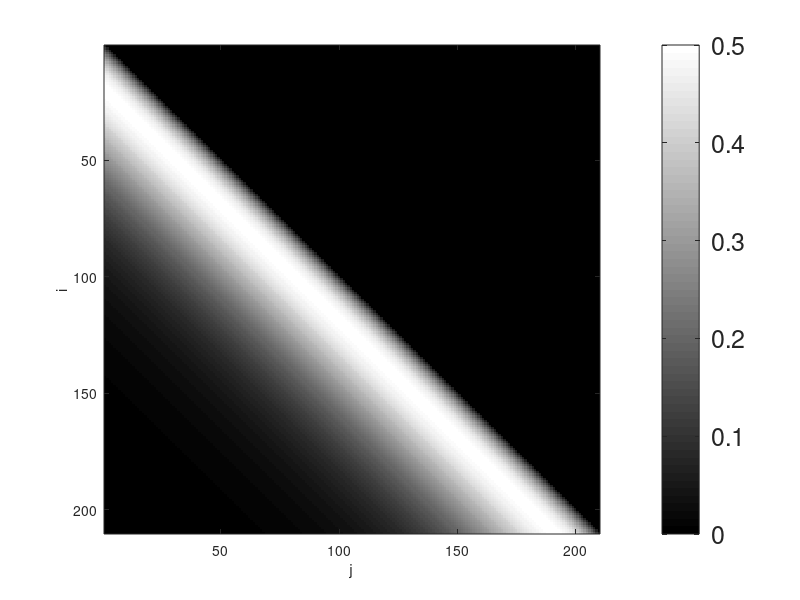
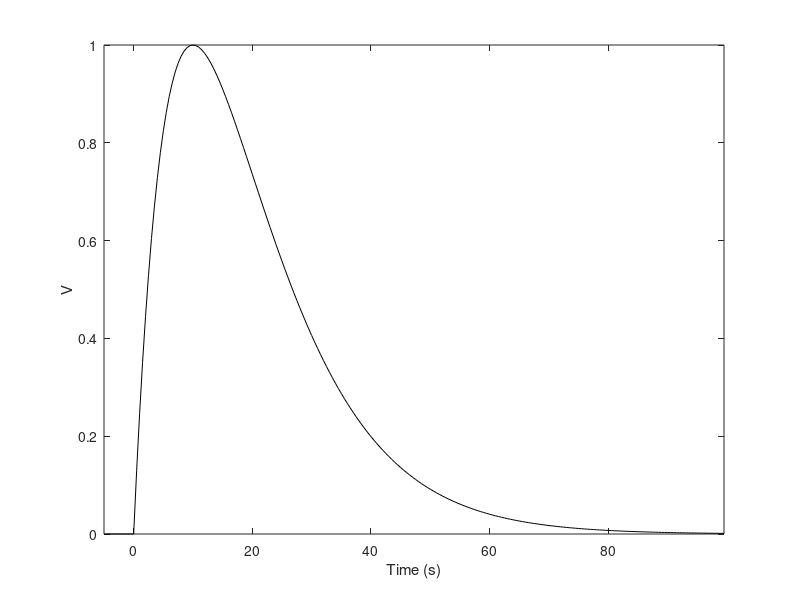
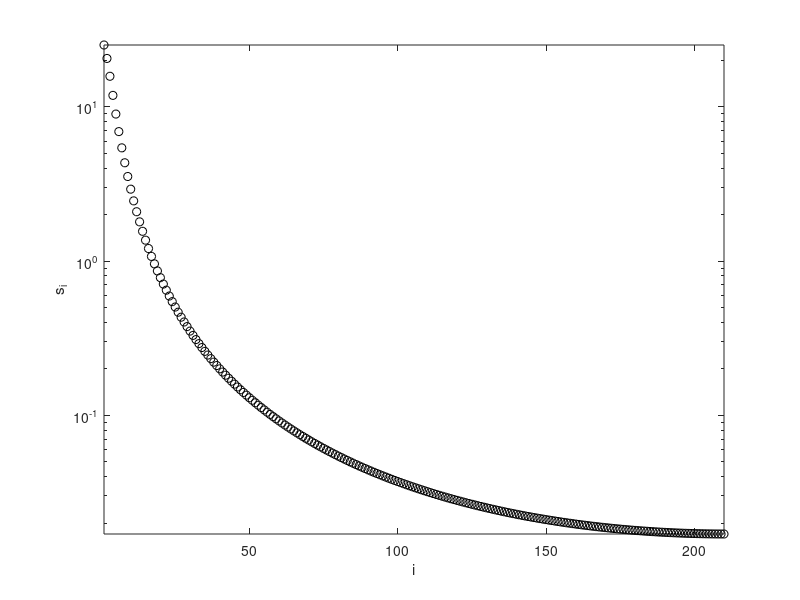
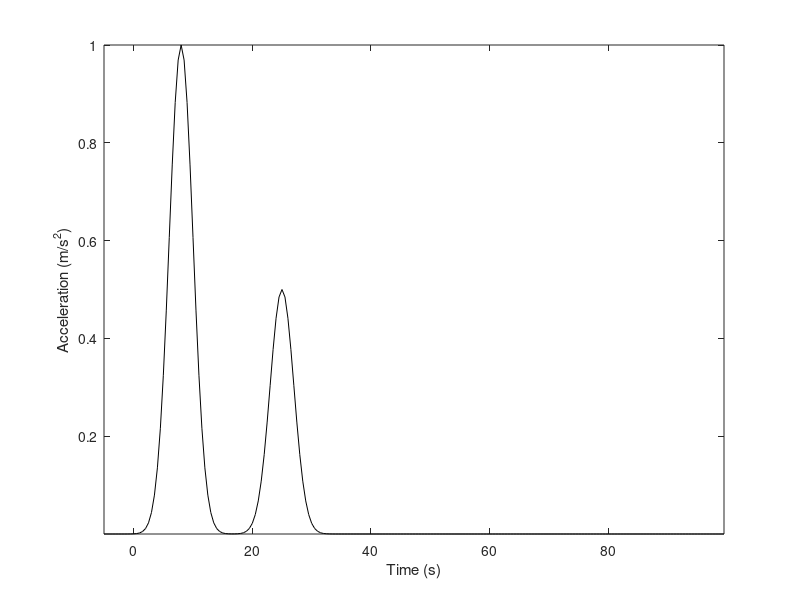

These figures' MATLAB source, in order:
%
% Example 3.1
% from Parameter Estimation and Inverse Problems, 2nd edition, 2011
% by R. Aster, B. Borchers, C. Thurber
%

clear
close all
clc
format compact

% Set constants
% The noise variance
noise = 0.05;
% Discretizing values for M & N (210 data points)
N = 211;
M = 211;

% Generate time vector
t = linspace(-5,100,N);

% Generate instrument impulse response as a critically-damped pulse
sigi = 10;
for i = 1:N-1
  if (t(i)<0)
    g(i) = 0;
  else
    g(i) = t(i)*exp(-t(i)/sigi);
  end
end

% Normalize instrument response (i.e. max(g) = 1)
gmax = max(g);
g = g/gmax;

% Populate G matrix 
% First the numerator which varies
for i = 2:M
  for j = 1:N-1
    tp = t(j)-t(i);
    if (tp > 0)
      G(i-1,j) = 0;
    else
      G(i-1,j) = -tp*exp(tp/sigi);
    end
  end
end
% now divide everything by the denominator
deltat = t(2)-t(1);
G = G/gmax*deltat;

% Get SVD of G matrix
[U,S,V] = svd(G);

% Display image of G matrix with colorbar
figure(1)
colormap(gray)
imagesc(G)
H = colorbar;
set(H,'FontSize',18);
xlabel('j')
ylabel('i')
disp('Displaying image of G matrix (fig. 1)')

% True signal is two pulses of sig deviation
sig = 2;
% Find unscaled true signal model  
mtrue = exp(-(t(1:N-1)-8).^2/(sig^2*2))'... 
    + 0.5*exp(-(t(1:N-1)-25).^2/(sig^2*2))';
% Rescale true signal model to have a max of 1
mtrue = mtrue/max(mtrue);
% Get true data without noise
d = G*mtrue;
% Add random normal noise to the datadata
dn = G*mtrue+noise*randn(M-1,1);


% Using SVD with all 210 singular values
nkeep = N-1;
% Find Up, Vp, Sp
Up = U(:,1:nkeep);
Vp = V(:,1:nkeep);
Sp = S(1:nkeep,1:nkeep);

% Generalized inverse solutions for noisy data (mn) 
% and noise-free data (mperf)
mn = Vp*inv(Sp)*Up'*dn;
mperf = Vp*inv(Sp)*Up'*d;

% Plot of instrument response to unit area ground acceleration impulse.
figure(2)
plot(t(1:N-1),g,'k')
axis tight
xlabel('Time (s)')
ylabel('V')
disp('Instrument response to unit ground acceleration impulse (fig. 2)')
%print -deps2 c3fimp_resp.eps

% Display semilog plot of singular values
figure(3)
semilogy(diag(S),'ko')
axis tight
xlabel('i')
ylabel('s_i')
disp('Displaying semilog plot of singular values (fig. 3)')

% Plot true model
figure(4)
plot(t(1:N-1),mtrue,'k')
xlim([-5 100])
ylim([0 1])
axis tight
xlabel('Time (s)')
ylabel('Acceleration (m/s^2)');
disp('Displaying true model (fig. 4)')
%print -deps2 c3fm_true.eps

% Display predicted data using noise free model
figure(5)
plot(t(1:N-1),d,'k')
xlabel('Time (s)')
ylabel('V')
axis tight
disp('Displaying predicted data from true model (without noise) (fig. 5)')

% Display predicted data plus random independent noise
figure(6)
plot(t(1:N-1),dn,'k')
xlim([-5 100])
xlabel('Time (s)')
ylabel('V');
axis tight
disp(['Displaying predicted data from true model plus independent noise'...
    ' (fig. 6)'])
%print -deps2 c3fd_pred_noise.eps

% Display generalized inverse solution for noise-free data
figure(7)
plot(t(1:N-1),mperf,'k')
xlim([-5 100])
ylim([0 1])
xlabel('Time (s)')
ylabel('Acceleration (m/s^2)');
disp(['Displaying generalized inverse solution for noise-free data'...
    ' (210 singular values) (fig. 7)'])
%print -deps2 c3fpinv_solution_nonoise

% Display generalized inverse solution for noisy data
figure(8)
plot(t(1:N-1),mn,'k')
xlabel('Time (s)')
axis tight
ylabel('Acceleration (m/s^2)');
disp(['Displaying generalized inverse solution for noisy data'...
    ' (210 singular values) (fig. 8)'])
%print -deps2 c3fpinv_solution_noise

% Truncate SVD to 26 singular values
nkeep = 26;
Up = U(:,1:nkeep);
Vp = V(:,1:nkeep);
Sp = S(1:nkeep,1:nkeep);

% Get model for truncated SVD (m2) with noisy data
m2 = Vp*inv(Sp)*Up'*dn;

% Display generalized inverse solution for noisy data
figure(9)
plot(t(1:N-1),m2,'k')
xlabel('Time (s)')
ylabel('Acceleration (m/s^2)');
axis tight
disp(['Displaying generalized inverse solution for noisy data'...
    ' (26 singular values) (fig. 9)'])
%print -deps2 c3fpinv_solution_noise_26

% Get resolution matrix
Rm = Vp*Vp';

% Display image of resolution matrix for truncated solution with colorbar
figure(10)
colormap(gray)
% use tight bounds on the colorbar instead of automatically expanded bounds
imagesc(Rm,[min(min(Rm)),max(max(Rm))])
xlabel('j')
ylabel('i')
H = colorbar;
set(H,'FontSize',18);
disp(['Displaying image of resolution matrix for truncated SVD solution'...
    ' (26 singular values) (fig. 10)'])
%print -deps2 c3fR_solution_26

% Display a column from the model resolution matrix for truncated SVD solution
figure(11)
plot(t(1:N-1), Rm(80,:),'k')
axis tight
xlabel('Time (s)')
ylabel('Element Value')
disp(['Displaying column of model resolution matrix for'...
    ' truncated SVD solution (fig. 11)'])
%print -deps2 c3fR_column_26

%show successive TSVD solutions
disp('Animating TSVD solutions as p increases (fig. 12)')

% the maximum p to use, the fit model and the diagonal elements
p = rank(G);
m = zeros(N-1,1);
ss = diag(S);

figure(12)
for i = 1:p
  % adjust the predicted model to have p singular values
  m = m+(U(:,i)'*dn/ss(i))*V(:,i);
  % keep track of the residuals for each p
  r(i) = norm(G*m-dn);
  % keep track of the model norm for each p
  mnorm(i) = norm(m);
  % plot the newly fit model
  plot(m)
  xlabel('Time (s)')
  ylabel('Acceleration (m/s^2)');
  axis([0 p+1 -1 1.5]);
  hold on
  % plot the true model
  plot(mtrue,'r-.','linewidth',2);
  hold off
  title(num2str(i));
  pause(0.1)
end

%Examine the trade-off curve (collected in the loop above)
figure(13)
plot(r,mnorm)
hold on
plot(r(26),mnorm(26),'ro')
hold off
ylabel('||m||_2')
xlabel('||Gm-d||_2')
text(r(26),mnorm(26),'   26 singular values in TSVD');
disp('Displaying TSVD trade-off curve (fig. 13)')

%==========================================================================
